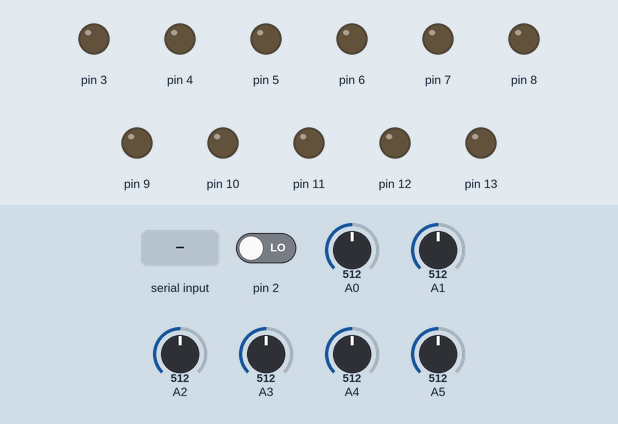
The sketch below on a simulated Arduino Uno, built with avr-gcc and run on an emulated ATmega328P. On the bench: output pins drawn as LEDs (lit = HIGH). Inputs (shaded band) come from the test bench; at power-on: A0 = 512, A1 = 512, A2 = 512, pin 2 LOW, A3 = 512, A4 = 512, A5 = 512. What the sketch prints to the serial monitor is not drawn.

Above: at 0.8 s.
0.9 s: "a90\n" received over Serial
At 3.1 s:
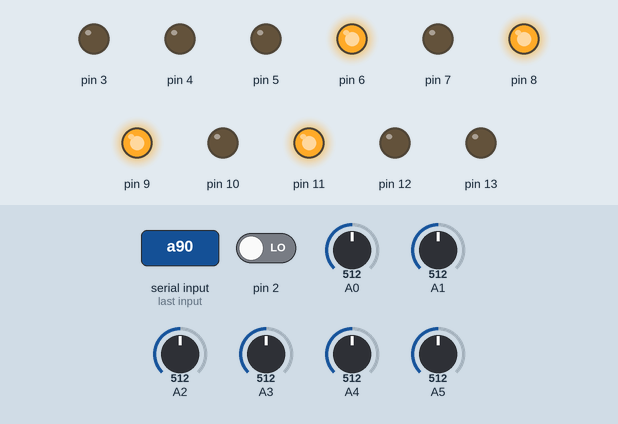
3.4 s: A0 set to 716
4.9 s: A1 set to 716
6.4 s: A2 set to 716
Timing chart, 0 to 8.9 s (numbered marks = the images above; inputs shaded):
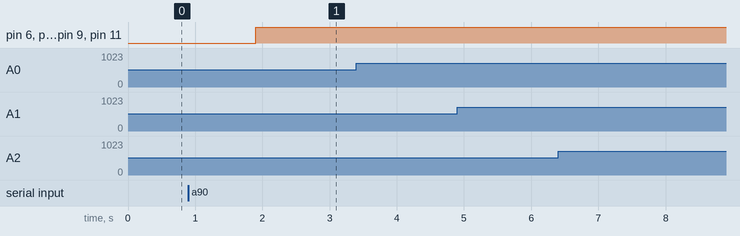

The sketch:

ard2max.ino
```cpp
/**
 * asctArdToMax
 *
 * Max/Msp and ardcore integration, comes with max/msp and puredata externals to deal with the serial message processing and to make communication easier
 * Uses no external libraries, the ard2max class inherets from the arduino Serial and Stream classes.
 * Designed to be as lightweight and fast as possible, in my tests its demonstrably faster than existing Firmata based communication solutions for the ardcore.
 *
 * Version 1.0
 */

#include "ard2maxClass.h"

ArdToMax ard; //initialize our ardcore object, this also initializes the dac because having it set up in the right way is a prerequisite to this sketch working
boolean clkState = LOW; //global clock variable

void setup()
{
   //Setup IO
   //This is just a fancy way of setting pins to input or output mode and then making sure they are all set to low to start, i prefer the brevity of this way of doing it
   DDRD = DDRD | B11111000;
   DDRB = B111111;
   PORTD = B00000000;
   PORTB = B000000;

   ard.begin(115200);       //start the communication, exactly like Serial.begin() because we inherit this method from that class! 115200 is the default and does not need to be specified, we do so for example purposes as you may specify any serial speed you want
   ard.establishContact();  //this sends a value (6) over the serial till it gets a byte in return from the max object, intercept this value if you need some kind of serial init bang in your max patch
   ard.setDejitter(true, 1);//true and 1 are the default values so you dont really need this line, its provided as an example to show you can change it, increase the value to increase the amount of dejitter
                            //its really just an interface to the classic deJitter in Darwin Grosse's patches, there is also an overloaded version of this function which takes only true or false. If set to true it will set the dejitter value to the default of 1
   ard.hasExpander(true);   /**
                            * you can comment out this line if you dont have an expander as the default is none
                            * when the expander mode is false (default) all it does is safeguard you against sending digital on/off messages to the dac pins.
                            * Theres not really any reason that you would want to set individual bits of the dac if you dont have an expander imo so this is provided as a convenient safeguard for you if needed
                            */
   attachInterrupt(0, isr, RISING); //though we have a function to send out a clock message in the ard2max class you handle the invocation and execution by attaching an interrupt here and the basic isr() call below
}


/**
 * The main loop is very simple as all the work is done behind the scenes. Order of importance is clock, inputs, serial messages from max
 */
void loop()
{
  if(clkState){
      ard.clkOut();
      clkState = LOW;
  }
  while(ard.available())
    ard.read();
  ard.getInputs();
}


//Interrupt vector for clk in, sets the clock state to high.
void isr()
{
  clkState = HIGH;
}
```

ard2maxClass.cpp
```cpp
//
//  ard2max.cpp
//
//
//

#include "ard2maxClass.h"
#include "Arduino.h"
#include "HardwareSerial.h"

//---------------------------------------
//INITIALIZATION FUNCTIONS
//---------------------------------------

/**
 * @class ArdToMax
 */
ArdToMax::ArdToMax()
{
  hasExpander(false);
  setupDac();
  aIn = 1;
  deJitterVal =  1;
}

/**
 * set the right bits for the dac
 * @method setupDac
 */
void ArdToMax::setupDac()
{
  ADCSRA = 0; //we set this up again lower down
  ADCSRB = 0; //bit6 turns on multiplex the rest turn on ref signal, this disables everything
  sbi(ADMUX, REFS0); //0 1 AREF, Internal Vref AVCC
  sbi(ADCSRA, ADATE); //Bit 5 – ADATE: ADC Auto Trigger Enable When this bit is written to one, Auto Triggering of the ADC is enabled. The ADC will start a conversion on a positive edge of the selected trigger signal. The trigger source is selected by setting the ADC Trigger Select bits, ADTS in ADCSRB.
  sbi(ADCSRA, ADEN); //Bit 7 Writing this bit to one enables the ADC.
  sei();
  sbi(ADCSRA, ADSC); //Bit 6 In Free Running mode, write this bit to one to start the first conversion.
}

//---------------------------------------
//SERIAL SEND FUNCTIONS
//---------------------------------------

/**
 * read the adc and output
 * unlike the analog read function in the arduino library this is non blocking because it doesnt have to wait for a conversion to be done
 * This is because we are constantly polling this function, but it only replies after a predefined 'settle time' which allows the dac to get a new value
 * This means we can really tweak this for performance
 * @method getInputs
 */
void ArdToMax::getInputs()
{
    if(readIn > SETTLETIME){
      (aIn < inputsMax) ? aIn++ : aIn = 0;
      int low = ADCL;
      int high = ADCH;
      int temp;
      if(deJitState == true){
        temp = deJitter((high << 8) | low, data[aIn]);
      } else {
        temp = (high << 8) | low;
      }
      if(temp != data[aIn]){
        data[aIn] = temp;
        ArdStream->write(XON);//this is our transmission start id DC1/XON
        ArdStream->write(aIn);//this is a char to indicate which input it is 0-5
        sendValueAsTwo7bitBytes(temp);//send the adc int data as 2 bytes
        ArdStream->write(XOFF);//this is our transmission stop id DC3/XOFF
      }
      (aIn < inputsMax) ? ADMUX++ : ADMUX &= 0xF8; //change the ADMUX channel
      readIn = 0;
    } else {
      readIn++;
    }

}

//'classic' deJitter routine as seen in Darwin Grosse's 20Objects sketches
int ArdToMax::deJitter(int v, int test)
{
  if (abs(v - test) > deJitterVal) {
    return v;
  }
  return test;
}

/**
 * From the firmata library
 * @param value int value to break into bytes and pass to serial
 */
void ArdToMax::sendValueAsTwo7bitBytes(int value)
{
  ArdStream->write(value >> 7 & B01111111); // MSB
  ArdStream->write(value & B01111111); // LSB
}

void ArdToMax::clkOut()
{
    ArdStream->write(XON);
    ArdStream->write(CLKID);
    ArdStream->write(XOFF);
}


//---------------------------------------
//CONTROL FUNCTIONS
//---------------------------------------


/**
 * [ArdToMax::begin description]
 */
void ArdToMax::begin()
{
    begin(115200);
}
/**
 * @method begin
 * [ArdToMax::begin description]
 * @param i Serial Speed
 */
void ArdToMax::begin(long i)
{
    Serial.begin(i);
    ArdStream = &Serial;
    return;
}

int ArdToMax::establishContact() {
  pB = PORTB; //holding bay port B
  pD = PORTD; //port D
  while (ArdStream->available() <= 0){
    ArdStream->write(XON);
    ArdStream->write(HANDSHAKE);//acknowledgement val
    ArdStream->write(XOFF);
    delay(300);
  }

}

int ArdToMax::available()
{
  return ArdStream->available();
}

/**
 * These two expander related functions stop the dac reading further than we need in getInputs
 * Also used in the Digiout to stop incorrect bits getting send to dac
 * @param has  [description]
 */
void ArdToMax::hasExpander(boolean has)
{
  (has == true)?expander = true:expander = false;
  setInputCount(has);
}
/**
 * Private function for setting the input count, is called by the hasExpander routine
 * @param nCount 0 for no expander 1 for expander
 */
void ArdToMax::setInputCount(int nCount)
{
  inputsMax = (nCount != 1)?3:5;
}

void ArdToMax::setDejitter(boolean on, int amount)
{
  if(on == true){
    deJitState = true;
    deJitterVal = amount;
  } else {
    deJitState = false;
  }
}

void ArdToMax::setDejitter(int on)
{
  (on == 1)?deJitState = true:deJitState = false;
}


//---------------------------------------
//OUTPUT FUNCTIONS
//---------------------------------------

//we need to get bytes until we get a line end character
void ArdToMax::read()
{
  memset(input,0,sizeof(input));// Ensure no old data remains from previous loop
  //get the input till the terminator
  ArdStream->readBytesUntil(XOFF, (char *)input, 32);
  //do output
  outputRouter(input);
}

void ArdToMax::outputRouter(char *input)
{
    if(input[0] == 'd'){
      digiOut(input);
    } else if(input[0] == 'a'){
      dacOut(input);
    } else {
      ArdStream->println(-1);
    }
}

//chooses a port and outputs
void ArdToMax::digiOut(char *input)
{
  int channel = input[1]-'0';
  int output = input[2]-'0';
  if(expander == false && channel > 1)
    return;
  pB = PORTB;
  pD = PORTD;
  (channel < 5) ? (output ? (pD) |= (1UL << (channel + 3)) : (pD) &= ~(1UL << (channel + 3))) : (output ? (pB) |= (1UL << (channel - 5)) : (pB) &= ~(1UL << (channel - 5)));
  PORTB = pB;
  PORTD = pD;
}

void ArdToMax::dacOut(char *input)
{
    String final = input;
    final = final.substring(1);
    if(final.toInt() > MAXDACOUT)
      final = (String)MAXDACOUT;
    dacOutput(final.toInt());
}

void ArdToMax::dacOutput(byte v)
{
  PORTB = (PORTB & B11100000) | (v >> 3);
  PORTD = (PORTD & B00011111) | ((v & B00000111) << 5);
}
```

ard2maxClass.h
```cpp
//
//  ard2max.h
//
//
//  Created by Ascetic on 24/02/2014.
//
//

#ifndef ____ard2max__
#define ____ard2max__

#include "Arduino.h"

//These are all ascii character codes we use for stuff
#define XON 17
#define XOFF 19
#define HANDSHAKE 6
#define CLKID 7
//----------------------
#define MAXDACOUT 255   //the dac goes to 255 max
#define BUFFSIZE 7      //the size of the input buffer
#define SETTLETIME 32   /**
                         *Default - 32, this is how long we need to leave the dac to get a proper conversion.
                         *You can try making this faster but if its too fast all the channels results will be wrong and will jump around and the serial bus will get flooded
                         *32 seemed about right for a fast but stable result in testing, because its so liable to break the output if set wrongly there is no interface to this value
                         */

#define cbi(sfr, bit) (_SFR_BYTE(sfr) &= ~_BV(bit))
#define sbi(sfr, bit) (_SFR_BYTE(sfr) |= _BV(bit))


class ArdToMax
{
public:
    ArdToMax();

    void getInputs();
    void clkOut();
    void begin();
    void begin(long i);
    int establishContact();
    int available();
    void hasExpander(boolean has = false);
    void setDejitter(boolean on = true, int amount = 1);
    void setDejitter(int on = 1);
    void read();

private:

    void setupDac();
    int deJitter(int v, int test);
    void sendValueAsTwo7bitBytes(int value);
    void setInputCount(int nCount = 0);
    void outputRouter(char *input);
    void digiOut(char *input);
    void dacOut(char *input);
    void dacOutput(byte v);

    Stream *ArdStream; //this is our output stream, write to this to send serial data
    boolean expander;
    char input[32];//CAN OPTIMIZE HERE, HOW SMALL CAN WE MAKE THIS WITHOUT MESSAGES CRASHING IT
    int data[BUFFSIZE]; //serial read buffer
    byte pB;
    byte pD;
    int readIn;
    char aIn;
    int inputsMax;
    boolean deJitState;
    int deJitterVal;
};

#endif /* defined(____ard2max__) */
```

Measured:
- after the input at 0.9 s, pin 6, pin 8, pin 9, pin 11: LOW → HIGH after 1.0 s
- after the input at 3.4 s, every drawn part: stays the same
- after the input at 4.9 s, every drawn part: stays the same
- after the input at 6.4 s, every drawn part: stays the same
